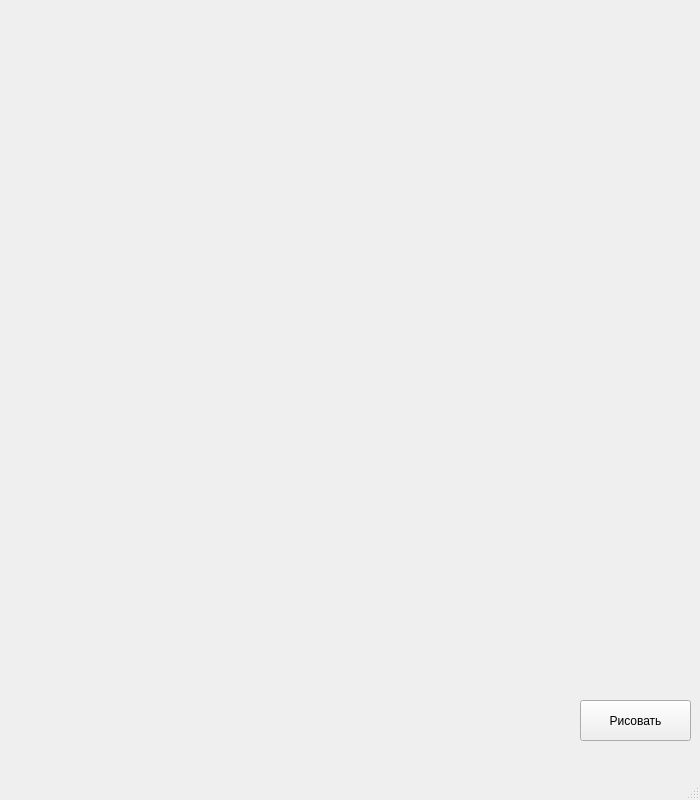
<?xml version="1.0" encoding="UTF-8"?>
<ui version="4.0">
 <class>MainWindow</class>
 <widget class="QMainWindow" name="MainWindow">
  <property name="geometry">
   <rect>
    <x>0</x>
    <y>0</y>
    <width>700</width>
    <height>800</height>
   </rect>
  </property>
  <property name="windowTitle">
   <string>MainWindow</string>
  </property>
  <widget class="QWidget" name="centralwidget">
   <widget class="QPushButton" name="btn_yellow_ellipse">
    <property name="geometry">
     <rect>
      <x>580</x>
      <y>700</y>
      <width>111</width>
      <height>41</height>
     </rect>
    </property>
    <property name="text">
     <string>Рисовать</string>
    </property>
   </widget>
  </widget>
  <widget class="QMenuBar" name="menubar">
   <property name="geometry">
    <rect>
     <x>0</x>
     <y>0</y>
     <width>700</width>
     <height>21</height>
    </rect>
   </property>
  </widget>
  <widget class="QStatusBar" name="statusbar"/>
 </widget>
 <resources/>
 <connections/>
</ui>
